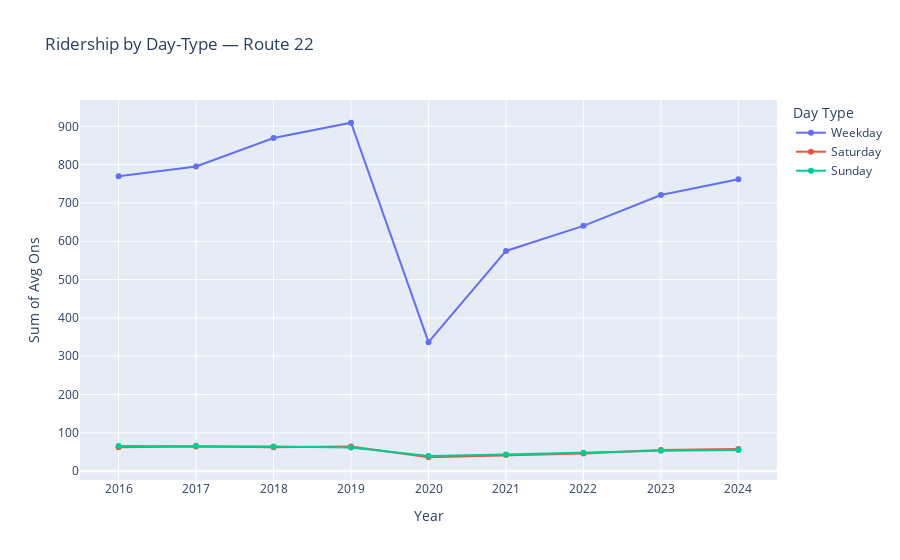
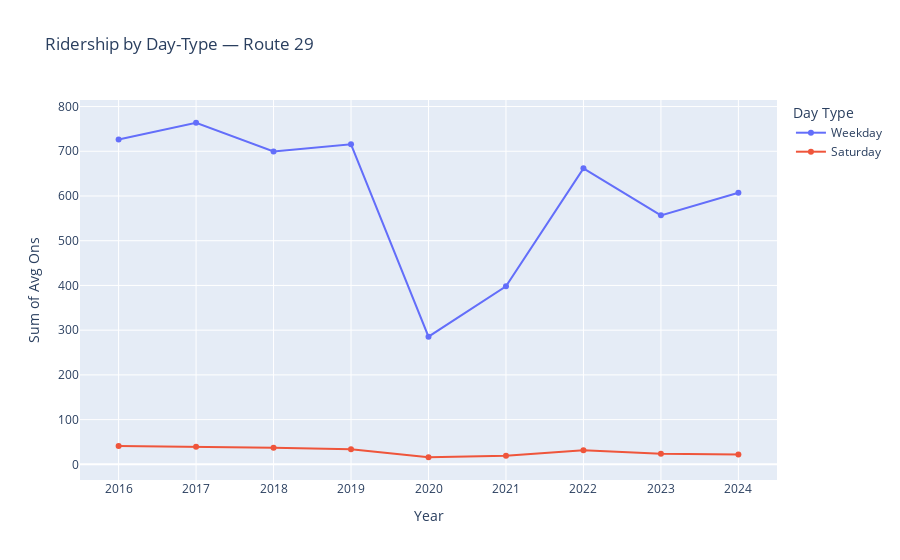
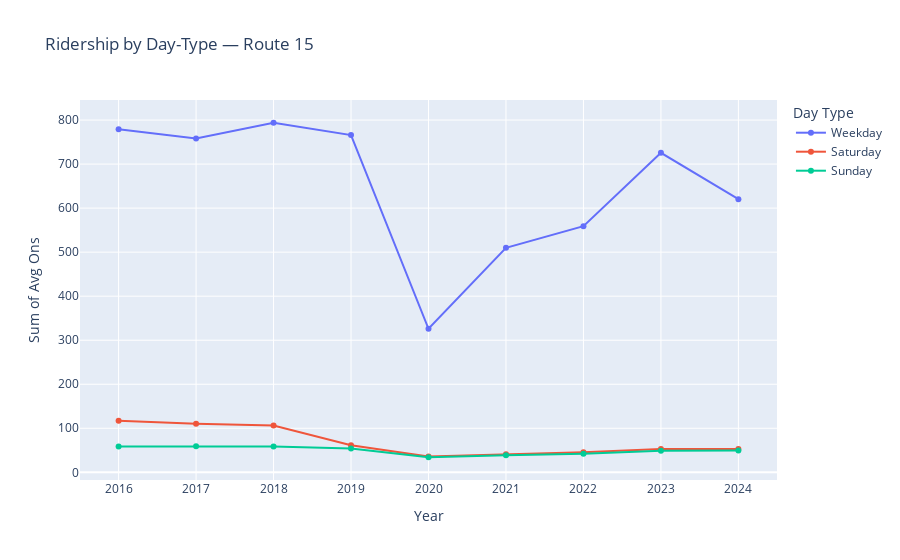
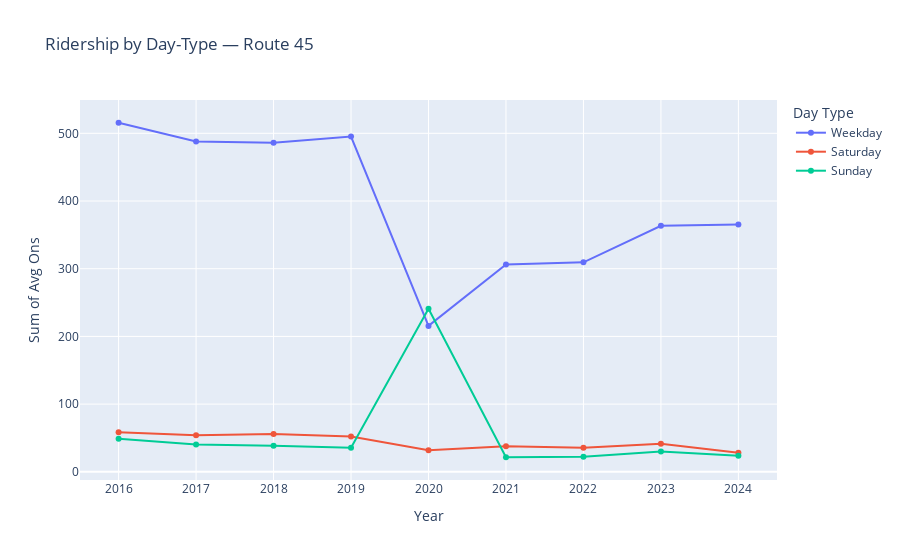

The cell these charts' notebook holds for them, in order:
### Code cell
# 1) Ensure route_id is string
df['route_id'] = df['route_id'].astype(str)

# 2) Group by route × year × day_type × time_period
grp = (
    df
    .groupby(['route_id','year','day_type_name','time_period_name'])['average_ons']
    .sum()
    .reset_index()
)

# 3) Get the full list of time-periods (so we can fill missing ones)
time_periods = sorted(df['time_period_name'].unique())


for rte in important_routes:
    dfr = grp[grp['route_id']==rte]
    if dfr.empty:
        print(f"⚠️ no data for route {rte}")
        continue

    # 5) Pivot so each time_period is a column
    pivot = (
        dfr
        .pivot_table(
            index=['year','day_type_name'],
            columns='time_period_name',
            values='average_ons',
            fill_value=0
        )
    )

    # 6) Make sure ALL time_periods exist (fill missing with 0)
    for tp in time_periods:
        if tp not in pivot.columns:
            pivot[tp] = 0
    # reorder columns so they match time_periods
    pivot = pivot[time_periods]

    # 7) Compute total across all periods
    pivot = pivot.reset_index()
    pivot['Total'] = pivot[time_periods].sum(axis=1)

    # 8) Build the figure
    fig = go.Figure()
    for day in ['weekday','saturday','sunday']:
        sub = pivot[pivot['day_type_name']==day]
        if sub.empty:
            continue

        # hover lines for each time period
        hover_lines = '<br>'.join(
            f"{tp}: %{{customdata[{i}]}}" 
            for i, tp in enumerate(time_periods)
        )
        hovertemplate = (
            "Route: " + rte +
            "<br>Year: %{x}" +
            "<br>Total: %{y}" +
            "<br>" + hover_lines +
            "<extra></extra>"
        )

        fig.add_trace(go.Scatter(
            x=sub['year'],
            y=sub['Total'],
            mode='lines+markers',
            name=day.capitalize(),
            customdata=sub[time_periods].values,
            hovertemplate=hovertemplate
        ))

    fig.update_layout(
        title=f"Ridership by Day-Type — Route {rte}",
        xaxis_title="Year",
        yaxis_title="Sum of Avg Ons",
        legend_title="Day Type"
    )
    fig.write_html(f"./Plots/Ridership/ridership_by_day_type_route_{rte}.html")
    fig.show()

### Figure 1 — Plotly figure (JSON) as saved in the notebook; plotly's stock layout.template omitted (floating-point values rounded to 4 significant figures)
{"data": [{"customdata": [[71.67, 84.97, 75.96, 47.16, 91.44, 216.9, 18.37, 0.0, 91.3, 72.2], [84.13, 94.97, 73.77, 49.4, 85.29, 216.8, 20.77, 0.0, 101.3, 68.58], [82.14, 164.8, 70.25, 46.13, 85.01, 231.0, 21.6, 0.0, 100.9, 67.72], [89.13, 155.1, 69.71, 43.86, 88.94, 262.3, 22.07, 0.0, 104.8, 73.37], [31.01, 26.2, 33.31, 20.65, 48.85, 98.85, 9.067, 0.0, 43.58, 25.09], [59.43, 96.66, 37.67, 28.75, 57.74, 185.6, 12.63, 0.0, 63.08, 33.21], [66.51, 116.9, 47.39, 31.71, 62.61, 193.0, 13.37, 0.0, 75.62, 33.0], [85.24, 135.3, 55.29, 37.92, 69.96, 189.6, 18.9, 0.0, 89.91, 38.59], [84.4, 138.4, 59.3, 41.1, 78.8, 210.0, 16.6, 0.0, 92.5, 40.6]], "hovertemplate": "Route: 22<br>Year: %{x}<br>Total: %{y}<br>AM_PEAK: %{customdata[0]}<br>EARLY_AM: %{customdata[1]}<br>EVENING: %{customdata[2]}<br>LATE_EVENING: %{customdata[3]}<br>MIDDAY_BASE: %{customdata[4]}<br>MIDDAY_SCHOOL: %{customdata[5]}<br>NIGHT: %{customdata[6]}<br>OFF_PEAK: %{customdata[7]}<br>PM_PEAK: %{customdata[8]}<br>VERY_EARLY_MORNING: %{customdata[9]}<extra></extra>", "mode": "lines+markers", "name": "Weekday", "type": "scatter", "x": [2016, 2017, 2018, 2019, 2020, 2021, 2022, 2023, 2024], "y": [770.0, 795.0, 869.6, 909.4, 336.6, 574.8, 640.2, 720.7, 761.7]}, {"customdata": [[0.0, 0.0, 0.0, 0.0, 0.0, 0.0, 0.0, 62.23, 0.0, 0.0], [0.0, 0.0, 0.0, 0.0, 0.0, 0.0, 0.0, 64.57, 0.0, 0.0], [0.0, 0.0, 0.0, 0.0, 0.0, 0.0, 0.0, 62.11, 0.0, 0.0], [0.0, 0.0, 0.0, 0.0, 0.0, 0.0, 0.0, 64.2, 0.0, 0.0], [0.0, 0.0, 0.0, 0.0, 0.0, 0.0, 0.0, 36.25, 0.0, 0.0], [0.0, 0.0, 0.0, 0.0, 0.0, 0.0, 0.0, 42.17, 0.0, 0.0], [0.0, 0.0, 0.0, 0.0, 0.0, 0.0, 0.0, 46.25, 0.0, 0.0], [0.0, 0.0, 0.0, 0.0, 0.0, 0.0, 0.0, 55.48, 0.0, 0.0], [0.0, 0.0, 0.0, 0.0, 0.0, 0.0, 0.0, 57.6, 0.0, 0.0]], "hovertemplate": "Route: 22<br>Year: %{x}<br>Total: %{y}<br>AM_PEAK: %{customdata[0]}<br>EARLY_AM: %{customdata[1]}<br>EVENING: %{customdata[2]}<br>LATE_EVENING: %{customdata[3]}<br>MIDDAY_BASE: %{customdata[4]}<br>MIDDAY_SCHOOL: %{customdata[5]}<br>NIGHT: %{customdata[6]}<br>OFF_PEAK: %{customdata[7]}<br>PM_PEAK: %{customdata[8]}<br>VERY_EARLY_MORNING: %{customdata[9]}<extra></extra>", "mode": "lines+markers", "name": "Saturday", "type": "scatter", "x": [2016, 2017, 2018, 2019, 2020, 2021, 2022, 2023, 2024], "y": [62.23, 64.57, 62.11, 64.2, 36.25, 42.17, 46.25, 55.48, 57.6]}, {"customdata": [[0.0, 0.0, 0.0, 0.0, 0.0, 0.0, 0.0, 65.7, 0.0, 0.0], [0.0, 0.0, 0.0, 0.0, 0.0, 0.0, 0.0, 65.98, 0.0, 0.0], [0.0, 0.0, 0.0, 0.0, 0.0, 0.0, 0.0, 64.54, 0.0, 0.0], [0.0, 0.0, 0.0, 0.0, 0.0, 0.0, 0.0, 61.87, 0.0, 0.0], [0.0, 0.0, 0.0, 0.0, 0.0, 0.0, 0.0, 39.24, 0.0, 0.0], [0.0, 0.0, 0.0, 0.0, 0.0, 0.0, 0.0, 43.58, 0.0, 0.0], [0.0, 0.0, 0.0, 0.0, 0.0, 0.0, 0.0, 47.88, 0.0, 0.0], [0.0, 0.0, 0.0, 0.0, 0.0, 0.0, 0.0, 53.53, 0.0, 0.0], [0.0, 0.0, 0.0, 0.0, 0.0, 0.0, 0.0, 54.9, 0.0, 0.0]], "hovertemplate": "Route: 22<br>Year: %{x}<br>Total: %{y}<br>AM_PEAK: %{customdata[0]}<br>EARLY_AM: %{customdata[1]}<br>EVENING: %{customdata[2]}<br>LATE_EVENING: %{customdata[3]}<br>MIDDAY_BASE: %{customdata[4]}<br>MIDDAY_SCHOOL: %{customdata[5]}<br>NIGHT: %{customdata[6]}<br>OFF_PEAK: %{customdata[7]}<br>PM_PEAK: %{customdata[8]}<br>VERY_EARLY_MORNING: %{customdata[9]}<extra></extra>", "mode": "lines+markers", "name": "Sunday", "type": "scatter", "x": [2016, 2017, 2018, 2019, 2020, 2021, 2022, 2023, 2024], "y": [65.7, 65.98, 64.54, 61.87, 39.24, 43.58, 47.88, 53.53, 54.9]}], "layout": {"legend": {"title": {"text": "Day Type"}}, "title": {"text": "Ridership by Day-Type — Route 22"}, "xaxis": {"title": {"text": "Year"}}, "yaxis": {"title": {"text": "Sum of Avg Ons"}}}}

### Figure 2 — Plotly figure (JSON) as saved in the notebook; plotly's stock layout.template omitted (floating-point values rounded to 4 significant figures)
{"data": [{"customdata": [[109.3, 57.9, 107.3, 37.12, 68.45, 168.6, 14.9, 0.0, 131.6, 31.3], [114.1, 65.77, 99.95, 32.92, 83.89, 176.5, 14.95, 0.0, 142.8, 32.9], [102.6, 61.53, 88.38, 33.48, 75.37, 162.4, 13.65, 0.0, 129.9, 32.4], [109.4, 65.17, 82.6, 29.32, 77.13, 174.5, 12.75, 0.0, 131.4, 33.4], [37.83, 14.0, 43.58, 16.19, 37.68, 71.73, 5.4, 0.0, 50.94, 8.1], [56.24, 25.7, 56.03, 21.4, 30.98, 101.9, 12.3, 0.0, 82.96, 10.7], [98.9, 54.6, 92.33, 28.83, 52.73, 165.3, 15.43, 0.0, 138.3, 15.4], [122.4, 63.05, 37.6, 22.85, 61.62, 91.67, 8.5, 0.0, 149.1, 0.0], [110.2, 56.0, 48.1, 28.2, 72.0, 102.4, 13.1, 0.0, 177.1, 0.0]], "hovertemplate": "Route: 29<br>Year: %{x}<br>Total: %{y}<br>AM_PEAK: %{customdata[0]}<br>EARLY_AM: %{customdata[1]}<br>EVENING: %{customdata[2]}<br>LATE_EVENING: %{customdata[3]}<br>MIDDAY_BASE: %{customdata[4]}<br>MIDDAY_SCHOOL: %{customdata[5]}<br>NIGHT: %{customdata[6]}<br>OFF_PEAK: %{customdata[7]}<br>PM_PEAK: %{customdata[8]}<br>VERY_EARLY_MORNING: %{customdata[9]}<extra></extra>", "mode": "lines+markers", "name": "Weekday", "type": "scatter", "x": [2016, 2017, 2018, 2019, 2020, 2021, 2022, 2023, 2024], "y": [726.5, 763.8, 699.7, 715.7, 285.5, 398.2, 661.8, 556.7, 607.1]}, {"customdata": [[0.0, 0.0, 0.0, 0.0, 0.0, 0.0, 0.0, 41.18, 0.0, 0.0], [0.0, 0.0, 0.0, 0.0, 0.0, 0.0, 0.0, 39.48, 0.0, 0.0], [0.0, 0.0, 0.0, 0.0, 0.0, 0.0, 0.0, 37.33, 0.0, 0.0], [0.0, 0.0, 0.0, 0.0, 0.0, 0.0, 0.0, 33.95, 0.0, 0.0], [0.0, 0.0, 0.0, 0.0, 0.0, 0.0, 0.0, 15.86, 0.0, 0.0], [0.0, 0.0, 0.0, 0.0, 0.0, 0.0, 0.0, 19.35, 0.0, 0.0], [0.0, 0.0, 0.0, 0.0, 0.0, 0.0, 0.0, 31.32, 0.0, 0.0], [0.0, 0.0, 0.0, 0.0, 0.0, 0.0, 0.0, 23.76, 0.0, 0.0], [0.0, 0.0, 0.0, 0.0, 0.0, 0.0, 0.0, 22.2, 0.0, 0.0]], "hovertemplate": "Route: 29<br>Year: %{x}<br>Total: %{y}<br>AM_PEAK: %{customdata[0]}<br>EARLY_AM: %{customdata[1]}<br>EVENING: %{customdata[2]}<br>LATE_EVENING: %{customdata[3]}<br>MIDDAY_BASE: %{customdata[4]}<br>MIDDAY_SCHOOL: %{customdata[5]}<br>NIGHT: %{customdata[6]}<br>OFF_PEAK: %{customdata[7]}<br>PM_PEAK: %{customdata[8]}<br>VERY_EARLY_MORNING: %{customdata[9]}<extra></extra>", "mode": "lines+markers", "name": "Saturday", "type": "scatter", "x": [2016, 2017, 2018, 2019, 2020, 2021, 2022, 2023, 2024], "y": [41.18, 39.48, 37.33, 33.95, 15.86, 19.35, 31.32, 23.76, 22.2]}], "layout": {"legend": {"title": {"text": "Day Type"}}, "title": {"text": "Ridership by Day-Type — Route 29"}, "xaxis": {"title": {"text": "Year"}}, "yaxis": {"title": {"text": "Sum of Avg Ons"}}}}

### Figure 3 — Plotly figure (JSON) as saved in the notebook; plotly's stock layout.template omitted (floating-point values rounded to 4 significant figures)
{"data": [{"customdata": [[48.83, 101.1, 115.2, 49.23, 118.3, 225.5, 26.4, 0.0, 58.67, 35.55], [47.72, 107.1, 111.3, 45.7, 107.4, 213.4, 25.17, 0.0, 63.04, 37.35], [54.33, 105.0, 105.3, 44.68, 104.8, 253.5, 21.6, 0.0, 64.84, 39.77], [57.44, 116.9, 99.35, 45.42, 100.9, 221.6, 22.72, 0.0, 63.41, 38.17], [21.07, 24.73, 51.36, 23.82, 56.86, 88.97, 10.0, 0.0, 30.16, 18.98], [38.37, 57.95, 62.71, 30.23, 68.88, 173.9, 15.4, 0.0, 41.08, 21.38], [40.1, 72.88, 72.39, 34.78, 76.5, 176.8, 17.18, 0.0, 48.78, 19.6], [56.1, 95.73, 98.11, 39.12, 101.3, 221.5, 22.28, 0.0, 60.81, 30.77], [53.3, 99.4, 97.7, 38.4, 58.7, 155.8, 21.2, 0.0, 65.2, 30.5]], "hovertemplate": "Route: 15<br>Year: %{x}<br>Total: %{y}<br>AM_PEAK: %{customdata[0]}<br>EARLY_AM: %{customdata[1]}<br>EVENING: %{customdata[2]}<br>LATE_EVENING: %{customdata[3]}<br>MIDDAY_BASE: %{customdata[4]}<br>MIDDAY_SCHOOL: %{customdata[5]}<br>NIGHT: %{customdata[6]}<br>OFF_PEAK: %{customdata[7]}<br>PM_PEAK: %{customdata[8]}<br>VERY_EARLY_MORNING: %{customdata[9]}<extra></extra>", "mode": "lines+markers", "name": "Weekday", "type": "scatter", "x": [2016, 2017, 2018, 2019, 2020, 2021, 2022, 2023, 2024], "y": [778.9, 758.2, 793.9, 765.9, 325.9, 509.9, 559.0, 725.6, 620.2]}, {"customdata": [[0.0, 0.0, 0.0, 0.0, 0.0, 0.0, 0.0, 117.1, 0.0, 0.0], [0.0, 0.0, 0.0, 0.0, 0.0, 0.0, 0.0, 110.4, 0.0, 0.0], [0.0, 0.0, 0.0, 0.0, 0.0, 0.0, 0.0, 106.3, 0.0, 0.0], [0.0, 0.0, 0.0, 0.0, 0.0, 0.0, 0.0, 61.48, 0.0, 0.0], [0.0, 0.0, 0.0, 0.0, 0.0, 0.0, 0.0, 35.67, 0.0, 0.0], [0.0, 0.0, 0.0, 0.0, 0.0, 0.0, 0.0, 41.11, 0.0, 0.0], [0.0, 0.0, 0.0, 0.0, 0.0, 0.0, 0.0, 45.72, 0.0, 0.0], [0.0, 0.0, 0.0, 0.0, 0.0, 0.0, 0.0, 52.88, 0.0, 0.0], [0.0, 0.0, 0.0, 0.0, 0.0, 0.0, 0.0, 53.0, 0.0, 0.0]], "hovertemplate": "Route: 15<br>Year: %{x}<br>Total: %{y}<br>AM_PEAK: %{customdata[0]}<br>EARLY_AM: %{customdata[1]}<br>EVENING: %{customdata[2]}<br>LATE_EVENING: %{customdata[3]}<br>MIDDAY_BASE: %{customdata[4]}<br>MIDDAY_SCHOOL: %{customdata[5]}<br>NIGHT: %{customdata[6]}<br>OFF_PEAK: %{customdata[7]}<br>PM_PEAK: %{customdata[8]}<br>VERY_EARLY_MORNING: %{customdata[9]}<extra></extra>", "mode": "lines+markers", "name": "Saturday", "type": "scatter", "x": [2016, 2017, 2018, 2019, 2020, 2021, 2022, 2023, 2024], "y": [117.1, 110.4, 106.3, 61.48, 35.67, 41.11, 45.72, 52.88, 53.0]}, {"customdata": [[0.0, 0.0, 0.0, 0.0, 0.0, 0.0, 0.0, 58.88, 0.0, 0.0], [0.0, 0.0, 0.0, 0.0, 0.0, 0.0, 0.0, 59.19, 0.0, 0.0], [0.0, 0.0, 0.0, 0.0, 0.0, 0.0, 0.0, 58.82, 0.0, 0.0], [0.0, 0.0, 0.0, 0.0, 0.0, 0.0, 0.0, 53.94, 0.0, 0.0], [0.0, 0.0, 0.0, 0.0, 0.0, 0.0, 0.0, 34.19, 0.0, 0.0], [0.0, 0.0, 0.0, 0.0, 0.0, 0.0, 0.0, 38.76, 0.0, 0.0], [0.0, 0.0, 0.0, 0.0, 0.0, 0.0, 0.0, 42.32, 0.0, 0.0], [0.0, 0.0, 0.0, 0.0, 0.0, 0.0, 0.0, 48.96, 0.0, 0.0], [0.0, 0.0, 0.0, 0.0, 0.0, 0.0, 0.0, 49.5, 0.0, 0.0]], "hovertemplate": "Route: 15<br>Year: %{x}<br>Total: %{y}<br>AM_PEAK: %{customdata[0]}<br>EARLY_AM: %{customdata[1]}<br>EVENING: %{customdata[2]}<br>LATE_EVENING: %{customdata[3]}<br>MIDDAY_BASE: %{customdata[4]}<br>MIDDAY_SCHOOL: %{customdata[5]}<br>NIGHT: %{customdata[6]}<br>OFF_PEAK: %{customdata[7]}<br>PM_PEAK: %{customdata[8]}<br>VERY_EARLY_MORNING: %{customdata[9]}<extra></extra>", "mode": "lines+markers", "name": "Sunday", "type": "scatter", "x": [2016, 2017, 2018, 2019, 2020, 2021, 2022, 2023, 2024], "y": [58.88, 59.19, 58.82, 53.94, 34.19, 38.76, 42.32, 48.96, 49.5]}], "layout": {"legend": {"title": {"text": "Day Type"}}, "title": {"text": "Ridership by Day-Type — Route 15"}, "xaxis": {"title": {"text": "Year"}}, "yaxis": {"title": {"text": "Sum of Avg Ons"}}}}

### Figure 4 — Plotly figure (JSON) as saved in the notebook; plotly's stock layout.template omitted (floating-point values rounded to 4 significant figures)
{"data": [{"customdata": [[78.04, 71.27, 77.78, 28.77, 48.64, 79.94, 16.95, 0.0, 69.97, 44.25], [71.03, 61.7, 82.96, 23.62, 52.25, 75.77, 21.6, 0.0, 66.92, 32.1], [82.46, 62.13, 75.69, 21.9, 54.09, 77.69, 17.2, 0.0, 59.67, 35.3], [88.78, 63.96, 74.82, 24.15, 52.71, 79.41, 19.05, 0.0, 60.33, 32.07], [30.49, 15.75, 36.8, 11.78, 30.03, 36.46, 8.2, 0.0, 29.12, 16.9], [62.26, 31.56, 43.92, 14.17, 31.86, 51.57, 13.4, 0.0, 37.63, 19.77], [56.49, 36.98, 45.79, 15.4, 29.86, 52.91, 11.6, 0.0, 42.05, 18.3], [69.26, 44.08, 54.92, 19.47, 31.96, 59.29, 13.0, 0.0, 49.91, 21.6], [70.1, 44.9, 56.1, 17.0, 33.5, 61.2, 11.2, 0.0, 49.6, 21.6]], "hovertemplate": "Route: 45<br>Year: %{x}<br>Total: %{y}<br>AM_PEAK: %{customdata[0]}<br>EARLY_AM: %{customdata[1]}<br>EVENING: %{customdata[2]}<br>LATE_EVENING: %{customdata[3]}<br>MIDDAY_BASE: %{customdata[4]}<br>MIDDAY_SCHOOL: %{customdata[5]}<br>NIGHT: %{customdata[6]}<br>OFF_PEAK: %{customdata[7]}<br>PM_PEAK: %{customdata[8]}<br>VERY_EARLY_MORNING: %{customdata[9]}<extra></extra>", "mode": "lines+markers", "name": "Weekday", "type": "scatter", "x": [2016, 2017, 2018, 2019, 2020, 2021, 2022, 2023, 2024], "y": [515.6, 488.0, 486.1, 495.3, 215.5, 306.1, 309.4, 363.5, 365.2]}, {"customdata": [[0.0, 0.0, 0.0, 0.0, 0.0, 0.0, 0.0, 58.32, 0.0, 0.0], [0.0, 0.0, 0.0, 0.0, 0.0, 0.0, 0.0, 54.12, 0.0, 0.0], [0.0, 0.0, 0.0, 0.0, 0.0, 0.0, 0.0, 56.02, 0.0, 0.0], [0.0, 0.0, 0.0, 0.0, 0.0, 0.0, 0.0, 52.22, 0.0, 0.0], [0.0, 0.0, 0.0, 0.0, 0.0, 0.0, 0.0, 31.85, 0.0, 0.0], [0.0, 0.0, 0.0, 0.0, 0.0, 0.0, 0.0, 37.65, 0.0, 0.0], [0.0, 0.0, 0.0, 0.0, 0.0, 0.0, 0.0, 35.4, 0.0, 0.0], [0.0, 0.0, 0.0, 0.0, 0.0, 0.0, 0.0, 41.51, 0.0, 0.0], [0.0, 0.0, 0.0, 0.0, 0.0, 0.0, 0.0, 28.3, 0.0, 0.0]], "hovertemplate": "Route: 45<br>Year: %{x}<br>Total: %{y}<br>AM_PEAK: %{customdata[0]}<br>EARLY_AM: %{customdata[1]}<br>EVENING: %{customdata[2]}<br>LATE_EVENING: %{customdata[3]}<br>MIDDAY_BASE: %{customdata[4]}<br>MIDDAY_SCHOOL: %{customdata[5]}<br>NIGHT: %{customdata[6]}<br>OFF_PEAK: %{customdata[7]}<br>PM_PEAK: %{customdata[8]}<br>VERY_EARLY_MORNING: %{customdata[9]}<extra></extra>", "mode": "lines+markers", "name": "Saturday", "type": "scatter", "x": [2016, 2017, 2018, 2019, 2020, 2021, 2022, 2023, 2024], "y": [58.32, 54.12, 56.02, 52.22, 31.85, 37.65, 35.4, 41.51, 28.3]}, {"customdata": [[0.0, 0.0, 0.0, 0.0, 0.0, 0.0, 0.0, 48.86, 0.0, 0.0], [0.0, 0.0, 0.0, 0.0, 0.0, 0.0, 0.0, 40.47, 0.0, 0.0], [0.0, 0.0, 0.0, 0.0, 0.0, 0.0, 0.0, 38.59, 0.0, 0.0], [0.0, 0.0, 0.0, 0.0, 0.0, 0.0, 0.0, 35.65, 0.0, 0.0], [0.0, 0.0, 0.0, 0.0, 0.0, 0.0, 0.0, 240.8, 0.0, 0.0], [0.0, 0.0, 0.0, 0.0, 0.0, 0.0, 0.0, 21.5, 0.0, 0.0], [0.0, 0.0, 0.0, 0.0, 0.0, 0.0, 0.0, 22.23, 0.0, 0.0], [0.0, 0.0, 0.0, 0.0, 0.0, 0.0, 0.0, 29.9, 0.0, 0.0], [0.0, 0.0, 0.0, 0.0, 0.0, 0.0, 0.0, 23.6, 0.0, 0.0]], "hovertemplate": "Route: 45<br>Year: %{x}<br>Total: %{y}<br>AM_PEAK: %{customdata[0]}<br>EARLY_AM: %{customdata[1]}<br>EVENING: %{customdata[2]}<br>LATE_EVENING: %{customdata[3]}<br>MIDDAY_BASE: %{customdata[4]}<br>MIDDAY_SCHOOL: %{customdata[5]}<br>NIGHT: %{customdata[6]}<br>OFF_PEAK: %{customdata[7]}<br>PM_PEAK: %{customdata[8]}<br>VERY_EARLY_MORNING: %{customdata[9]}<extra></extra>", "mode": "lines+markers", "name": "Sunday", "type": "scatter", "x": [2016, 2017, 2018, 2019, 2020, 2021, 2022, 2023, 2024], "y": [48.86, 40.47, 38.59, 35.65, 240.8, 21.5, 22.23, 29.9, 23.6]}], "layout": {"legend": {"title": {"text": "Day Type"}}, "title": {"text": "Ridership by Day-Type — Route 45"}, "xaxis": {"title": {"text": "Year"}}, "yaxis": {"title": {"text": "Sum of Avg Ons"}}}}
